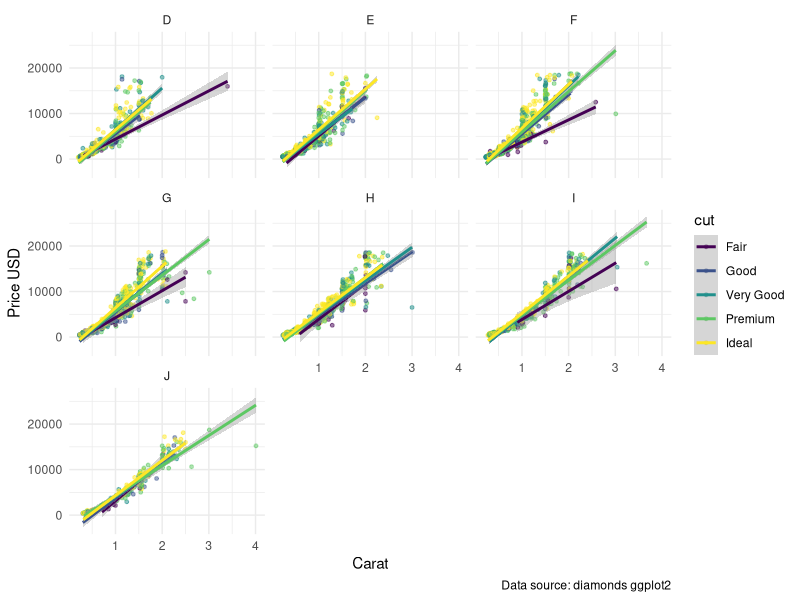
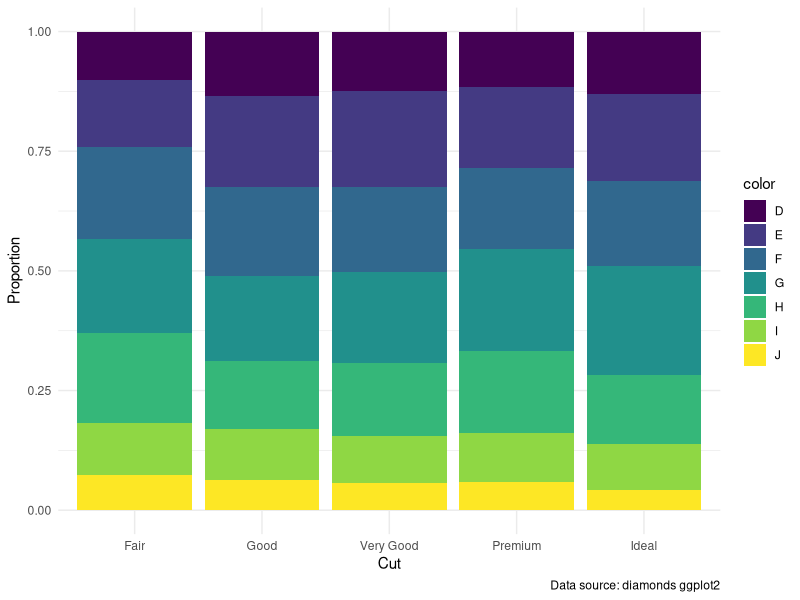
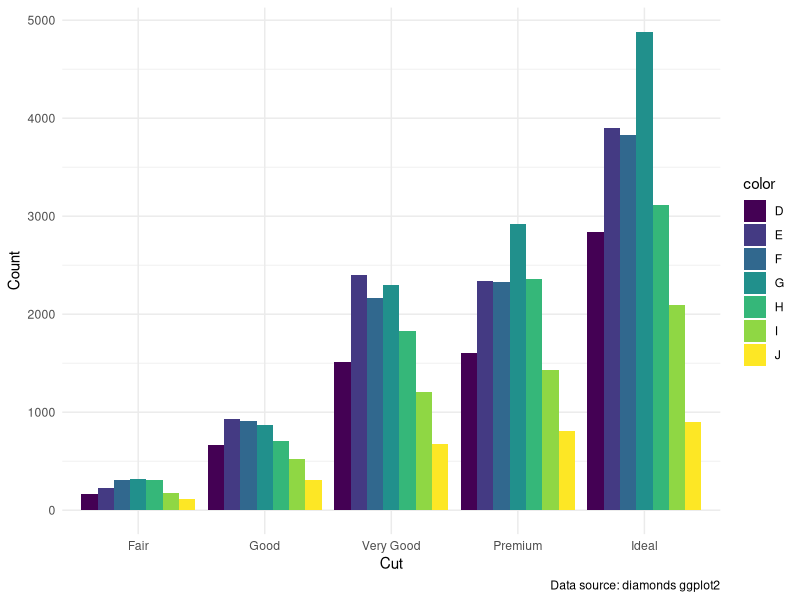
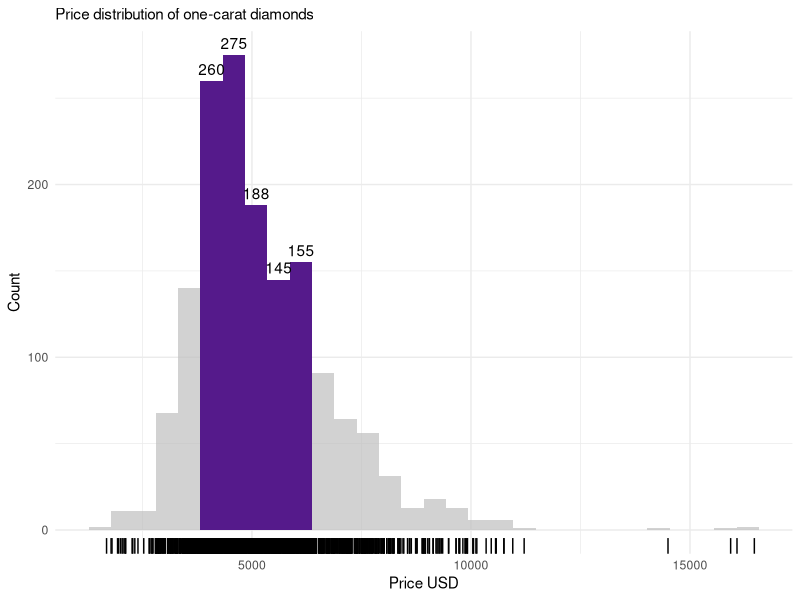
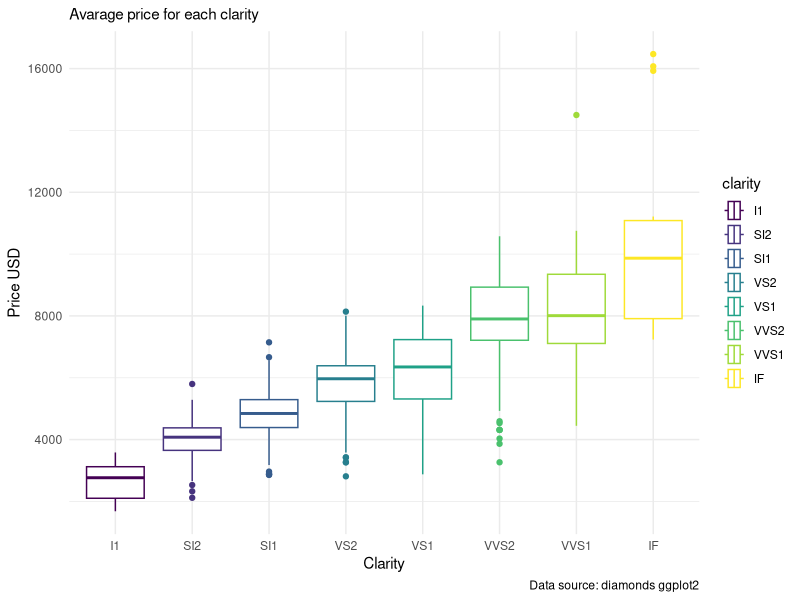

These figures' R source, in order:
## ---- chunk 1
library(tidyverse)
head(diamonds)
## ---- chunk 2
cor(diamonds$price, diamonds$carat)

set.seed(24)
ggplot(diamonds %>% sample_n(5000),
       aes(carat, price, col=cut)) +
  geom_point(size=1, alpha=0.5) +
  geom_smooth(method="lm", size=1) +
  facet_wrap(~color, ncol=3) +
  theme_minimal() +
  labs(
    x = "Carat",
    y = "Price USD",
    caption = "Data source: diamonds ggplot2"
  )
## ---- chunk 3
ggplot(diamonds, mapping = aes(cut, fill=color)) +
  geom_bar(position = "fill") +
  theme_minimal() +
  labs(
    x = "Cut",
    y = "Proportion",
    caption = "Data source: diamonds ggplot2"
  ) 
## ---- chunk 4
library(patchwork)
## ---- chunk 5
ggplot(diamonds, mapping = aes(cut, fill = color)) +
  geom_bar(position = "dodge") +
  theme_minimal() +
  labs(
    x = "Cut",
    y = "Count",
    caption = "Data source: diamonds ggplot2"
  ) 
## ---- chunk 6
cut_color <- count(diamonds, cut, color)

cut_color[cut_color$n == (min(cut_color$n)) |
          cut_color$n == (max(cut_color$n)), ]
## ---- chunk 7
diamonds_one_carat <- diamonds %>%
  filter(carat == 1)

diamonds_one_carat %>%
  summarize(
    n = n(),
    min = min(price),
    max = max(price)
  )

ggplot(diamonds_one_carat, aes(price)) +
  geom_histogram(aes(fill = stat(count) >= 145), bins = 30, show.legend = FALSE) +
  scale_fill_manual(values = c(`TRUE` = "purple4", `FALSE` = alpha("gray", 0.7))) +
  stat_bin(
    geom ="text", 
    aes(label = after_stat(if_else (condition = count>= 145, as.character(count), ""))), 
    vjust = -.5) + 
  geom_rug() +
  theme_minimal() +
  labs(
    x = "Price USD",
    y = "Count",
    subtitle = "Price distribution of one-carat diamonds"
  )
## ---- chunk 8
ggplot(diamonds_one_carat, aes(price, clarity, col=clarity)) +
  geom_boxplot() +
  coord_flip() +
  theme_minimal() +
  labs(
    x = "Price USD",
    y = "Clarity",
    subtitle = "Avarage price for each clarity",
    caption = "Data source: diamonds ggplot2"
  )
